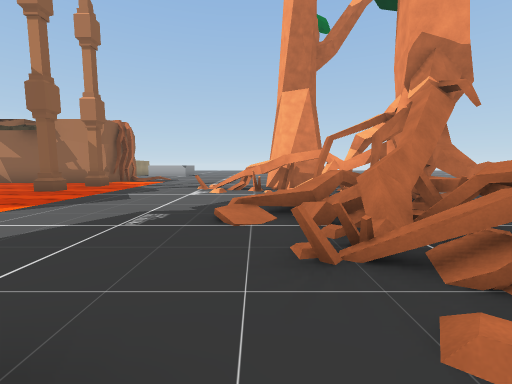
View 1 (above)

24 first-person views from a walk through a scene from a Unity 3-D project. The camera is 1.5 m above the floor, tilts 6° down and sees 90° across. The floor is counted in squares, 2 m on a side. Each view is taken from the middle of a square. On the plan, view 1 faces up. The plan holds only what a view shows up to about 9 squares ahead; the rest is blank. The place goes on beyond the plan. The player is left out. Some surface patterns are stand-ins.

View 2
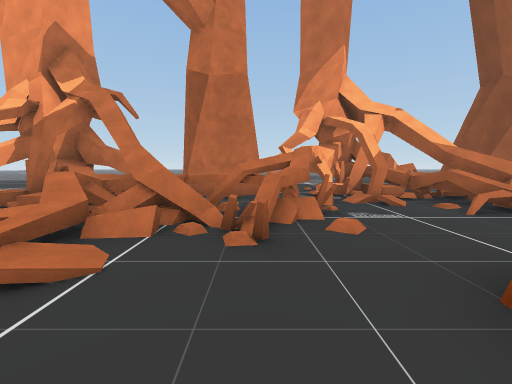

View 3
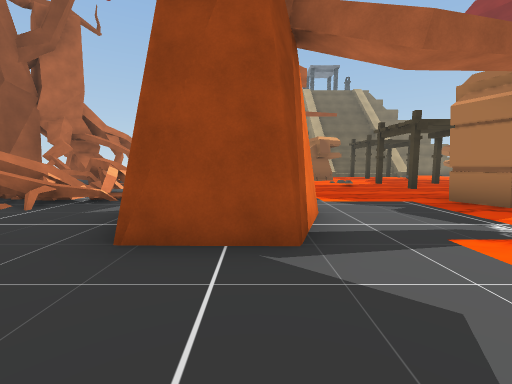

View 4
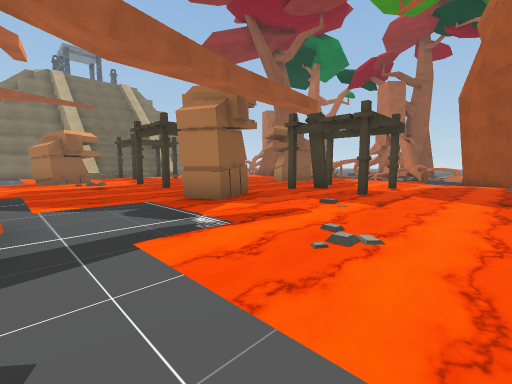

View 5
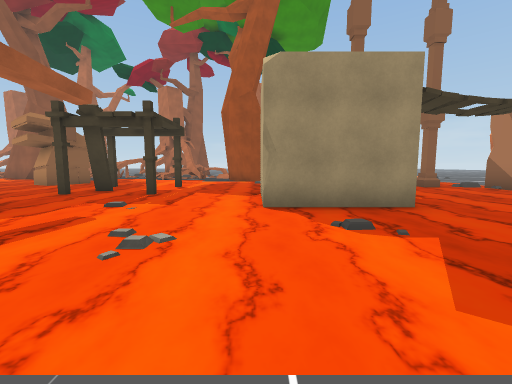

View 6
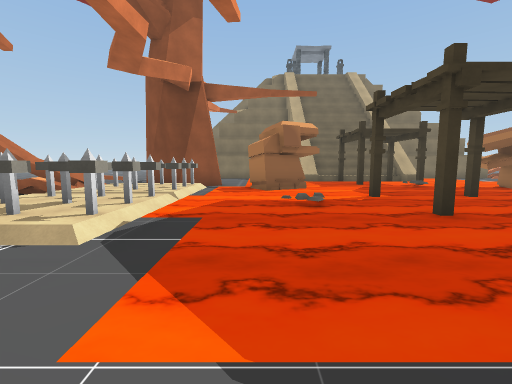

View 7
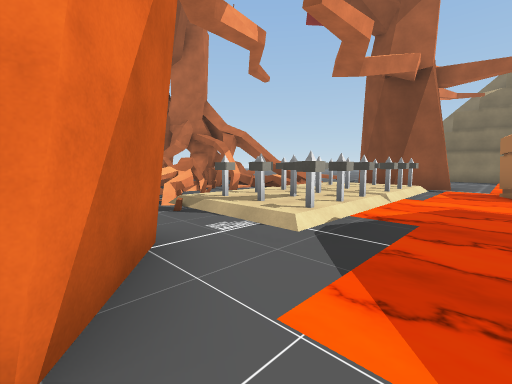

View 8
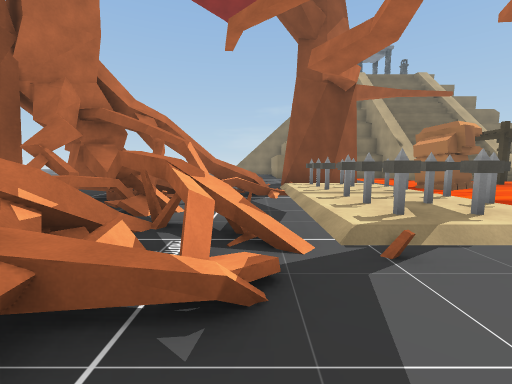

View 9
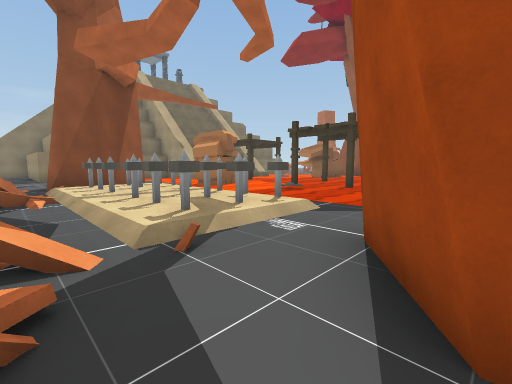

View 10
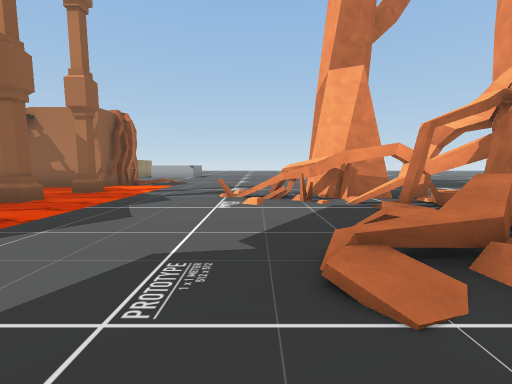

View 11
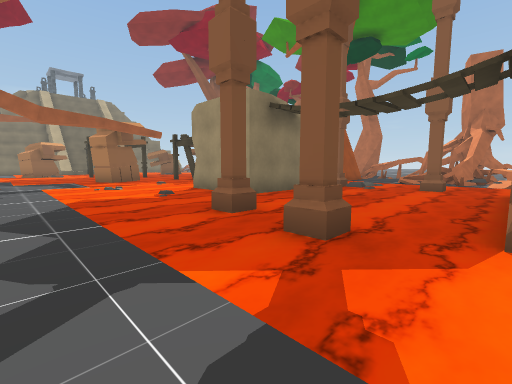

View 12
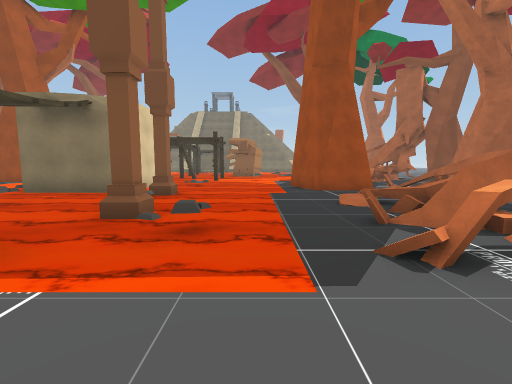

View 13
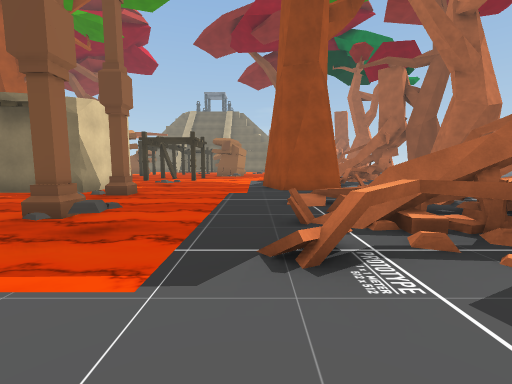

View 14
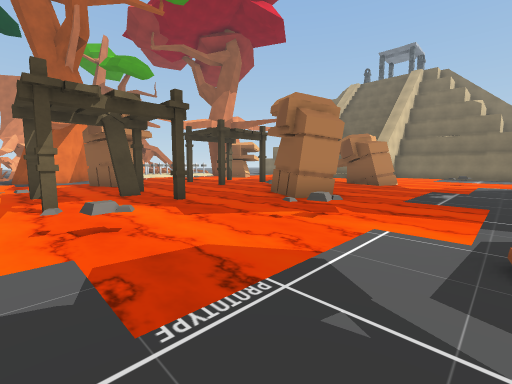

View 15
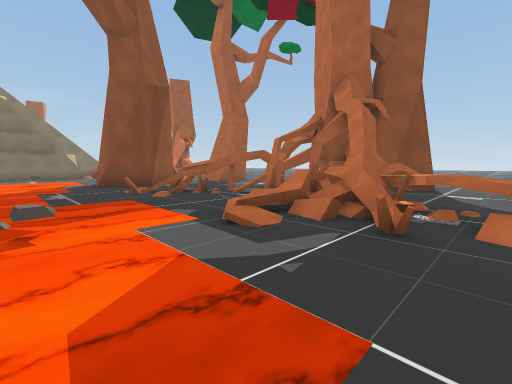

View 16
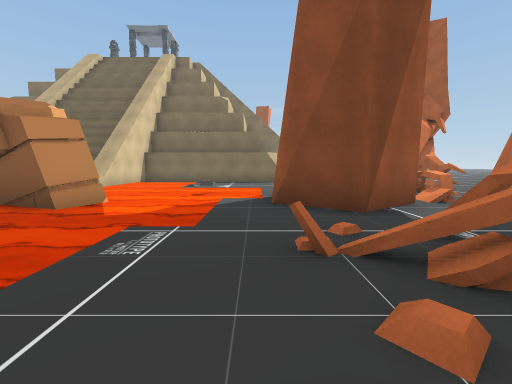

View 17
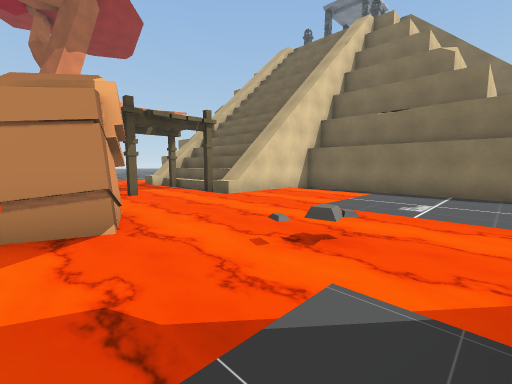

View 18
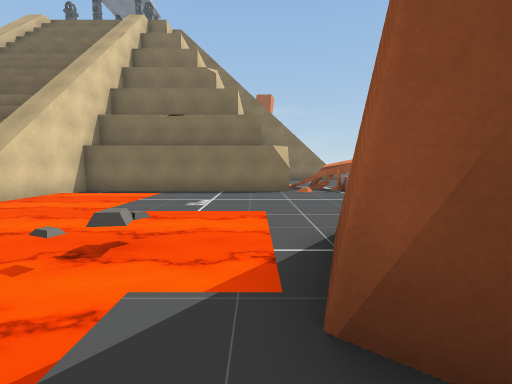

View 19
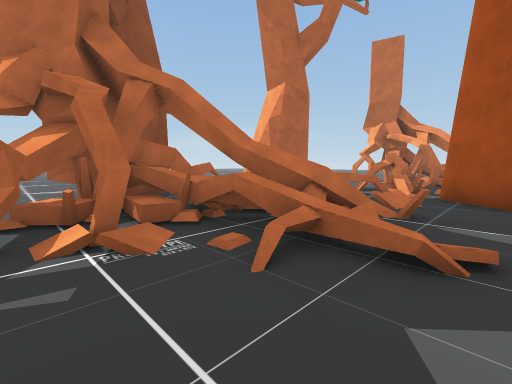

View 20
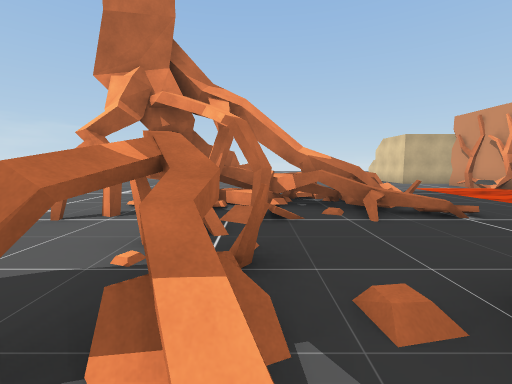

View 21
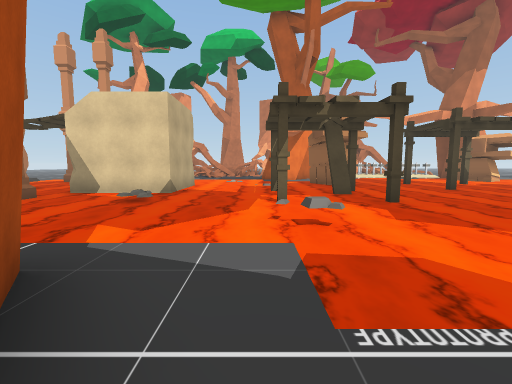

View 22
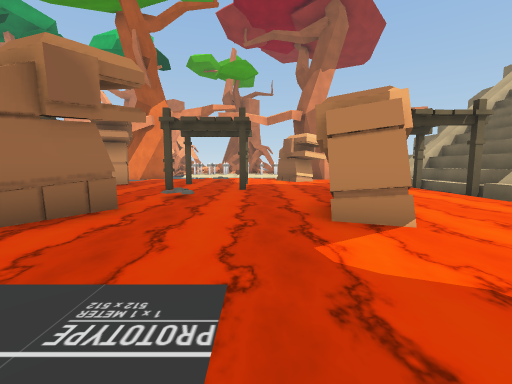

View 23
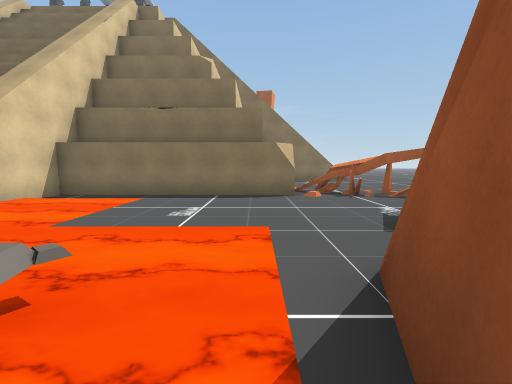

View 24
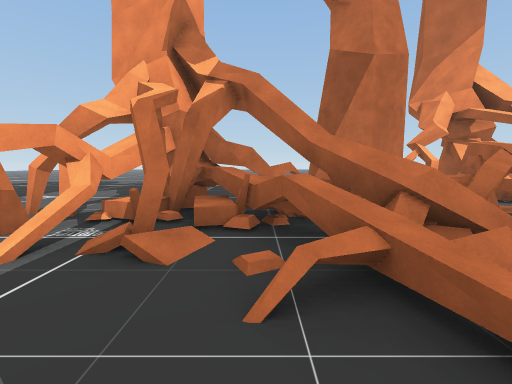

### Floor plan
Key: @ floor where view 1 was taken; # wall or solid block; x gap in a wall; . main floor; : floor 0.5 m higher than the main floor; + floor 5.75 m higher than the main floor; / step, stairs or slope; = window, fence, low wall or low ledge; ≈ lava the walk keeps out of; ^ raised ledge; v drop or lower ground; T tree; P pillar; R rock; O other object.
Columns run from 25 left of view 1 to 5 right of it. Each row starts with its distance up from view 1.
 12            ...#
 11          .....#    O ....
 10    ..  # ^#.≈ROOO#O# ≈....T ...
  9    .. ####=.≈RP    PP≈..=## ...
  8    ..##^^=/.≈ P OO  P≈.==####..
  7     .##x.=/.≈   O  PP≈.. #####
  6     ..#.....≈ P≈≈≈≈  ≈....####
  5      .##....≈  ≈###  ≈.....^^x
  4      .#####.   ≈###  ≈...=^##^
  3     T ..###.   ≈##≈  ≈....=#^#
  2    #T  ..##.         ≈....^#^TT
  1   .....#....R O O    ≈.... ##^^
  0  .....##=.≈ R O O   ≈..##@..#x#
 -1  T#.#^###.≈       OO≈..##...//#
 -2  T T#^^^=.≈R      OO≈≈.#...^^##
 -3 ... ###...  O        ≈.....^###
 -4 ... ###...  OO  O    ≈.OOO=###
 -5     #.###..≈ O  O     ≈OOO###
 -6       .#=..≈          ≈OO:.####
 -7       ....≈≈          ≈OOO=^^#
 -8       .#..≈ OOO     OO≈OOO^#
 -9     T.###.≈ OOO     OO≈  #=
-10    #T## #≈R           .###=
-11    .##  #≈           ≈.  #
-12   .##   ..≈≈≈ ≈O≈O
-13   .x   .....≈ ≈^##^
-14        .....≈ ≈v##v
-15      #=#######+vvvv
-16       ###     vvvvv
-17     ...#      vvvvv
-18     ..      vvvvvv
-19               vvvvv

Where each view was taken, in squares from view 1:
view 1: 0 up, 0 right, facing up
view 2: 2 up, 2 left, facing right
view 3: 3 up, 2 left, facing down
view 4: 3 up, 3 left, facing down-left
view 5: 3 up, 3 left, facing left
view 6: 1 down, 4 left, facing down
view 7: 1 down, 4 left, facing down-right
view 8: 1 down, 1 right, facing down
view 9: 1 down, 1 right, facing down-left
view 10: 2 up, 1 left, facing up
view 11: 10 up, 3 left, facing down-left
view 12: 12 up, 13 left, facing down
view 13: 12 up, 14 left, facing down
view 14: 1 up, 16 left, facing down-right
view 15: 1 up, 14 left, facing down-left
view 16: 4 down, 16 left, facing down
view 17: 8 down, 16 left, facing down-right
view 18: 8 down, 16 left, facing down
view 19: 4 down, 16 left, facing up-left
view 20: 3 up, 18 left, facing up
view 21: 1 up, 16 left, facing right
view 22: 7 down, 16 left, facing right
view 23: 9 down, 16 left, facing down
view 24: 5 up, 1 left, facing right
